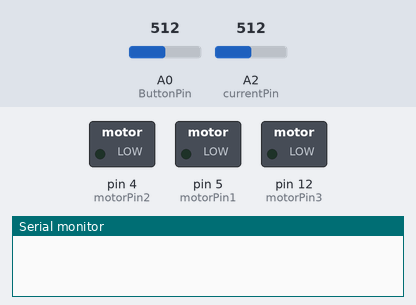
The sketch below on a simulated Arduino Uno, built with avr-gcc and run on an emulated ATmega328P. On the bench: switched loads named in the sketch (green lamp = pin HIGH), the last lines printed to the serial monitor. The test bench sets the inputs (shaded band); at power-on: A0 (ButtonPin) = 512, A2 (currentPin) = 512.

Above: at 1.2 s.
1.3 s: A0 (ButtonPin) set to 0
At 2.3 s:
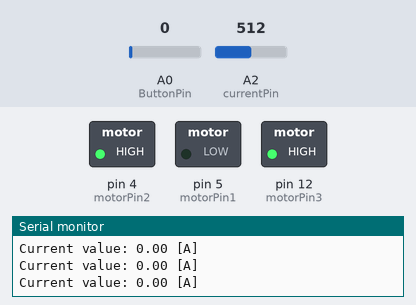
2.8 s: A0 (ButtonPin) set to 122
At 4.1 s:
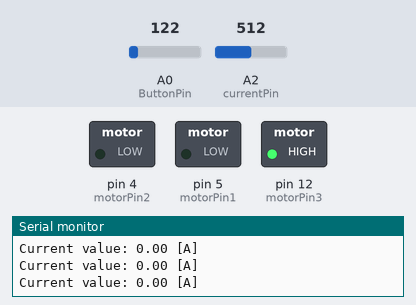
Timing chart, 0 to 5.8 s (numbered marks = the images above; inputs shaded):
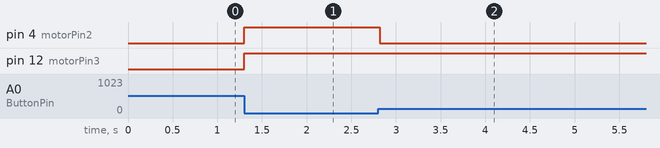

The sketch:

GDC_current.ino
```cpp
// Gearbox DC avec capteur courant
const int motorPin1 = 5;
const int motorPin2 = 4;
const int motorPin3 = 12;
const int motorSpeed = 220; // 130 6V ? 175  9V

const int ButtonPin = A0;

const int currentPin = A2;
const float currentSensitivity = 0.185;
float currentVal = 0;

void setup() {
  pinMode(motorPin1, OUTPUT);
  pinMode(motorPin2, OUTPUT);
  pinMode(motorPin3, OUTPUT);

  pinMode(ButtonPin, INPUT);
  Serial.begin(9600);
}

void loop() {

  float switch_val = analogRead(ButtonPin);

  if (switch_val == 0) {
    digitalWrite(motorPin1, LOW);
    digitalWrite(motorPin2, HIGH);
    analogWrite(motorPin3, motorSpeed);
    currentVal = analogRead(currentPin);
    currentVal = (2.5-(currentVal*(5.0/1024.0)))/currentSensitivity;
    Serial.print("Current value: ");
    Serial.print(currentVal);
    Serial.println(" [A]");

  }
  else {
    digitalWrite(motorPin1, LOW);
    digitalWrite(motorPin2, LOW);
  }
}
```

Measured:
- after the input at 1.3 s, pin 4 (motorPin2), pin 12 (motorPin3): LOW → HIGH at once
- after the input at 2.8 s, pin 4 (motorPin2): HIGH → LOW at once
